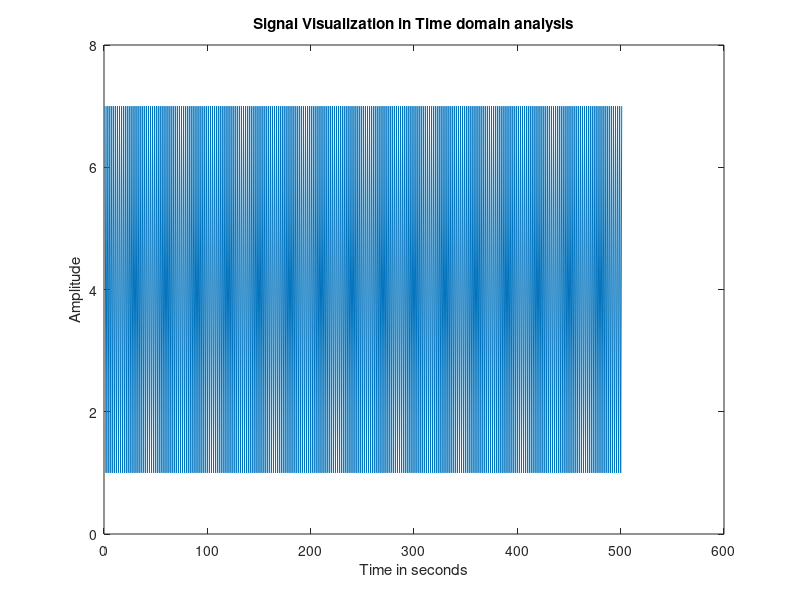
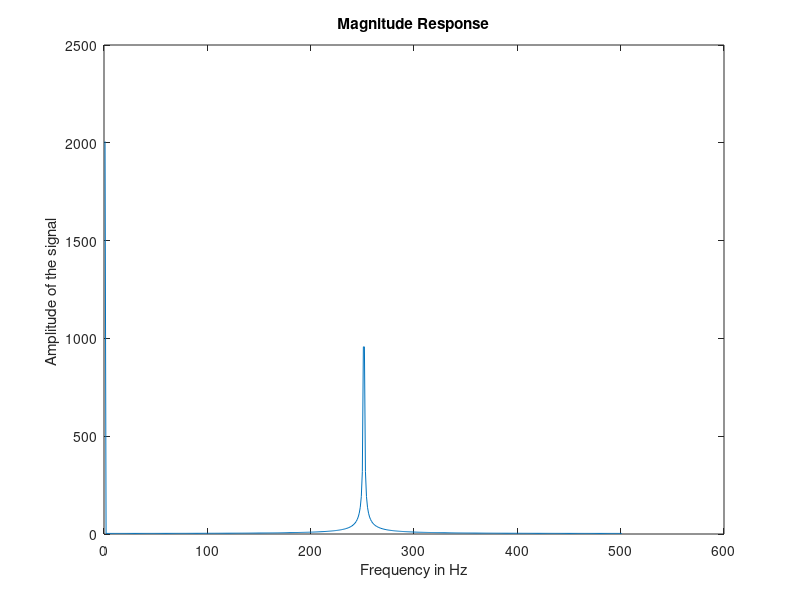

The MATLAB script that drew these images, in order:
%% Prajval Vaskar
% Question no 1
clear all
clc
w = 500*pi;
w1 = 1000*pi;
w2 = 2000*pi;
Fs = 500;   %Sampling frequency in kHz
dt = 1/Fs;   % Sampling time

t = 0:dt:1; 
x = 2 + 3*cos(w*t) + 2 *cos(w1*t) + 3*sin(w2*t);   %Equation of signal 
figure()
plot(x);
xlabel('Time in seconds')
ylabel('Amplitude')
title('Signal Visualization in Time domain analysis')

%% Fast Fourier Transform
FFT = (fft(x));   %Fast Fourier Transform
absfft = abs(FFT);
figure()
plot(absfft)
%plot(f,abs(x)/N);
xlabel('Frequency in Hz');
ylabel('Amplitude of the signal ')
title('Magnitude Response');


